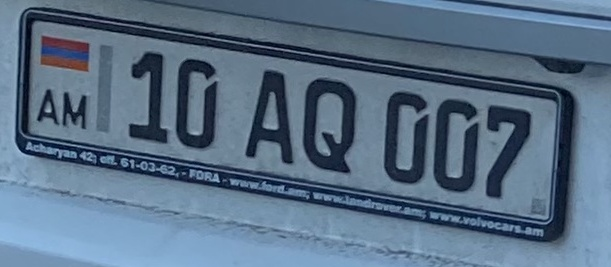
#> input picture Morphology/test.jpg, 611 x 267 px
$ python test_morphology.py
#> lines starting #> are read from the running program, lines starting #| are printed output that depends on the picture; after the words box and inside, x2 and y2 are one past the last pixel; in counts of white or black regions, pixels touching at a corner belong together
import numpy
import cv2

image = cv2.imread('test.jpg')
#> image is the input picture: shape (267, 611, 3); mean B, G, R 133.4, 111.2, 89

gray = cv2.cvtColor(image, cv2.COLOR_BGR2GRAY)
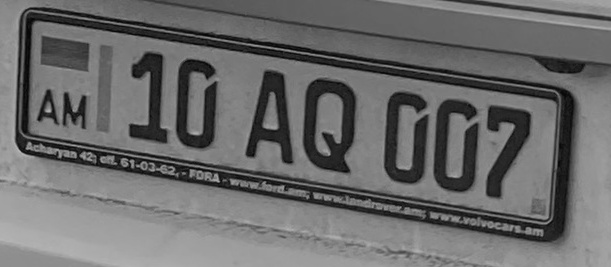
#> gray: shape (267, 611); min 4, max 184, mean 107.1
thresh = cv2.threshold(gray, 0, 255, cv2.THRESH_BINARY + cv2.THRESH_OTSU)[1]
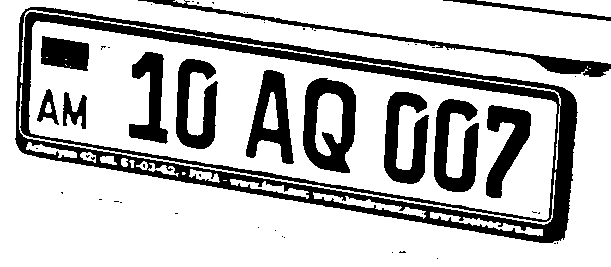
#> thresh: shape (267, 611); 75.2% white; 50 black regions (37 under 20 px), largest, box (x1, y1, x2, y2) and area: (15, 7, 578, 243) 19074, (303, 78, 356, 173) 2902, (138, 0, 611, 77) 2575

kernel = cv2.getStructuringElement(cv2.MORPH_RECT, (3, 3))
cleaned = cv2.morphologyEx(thresh, cv2.MORPH_CLOSE, kernel)
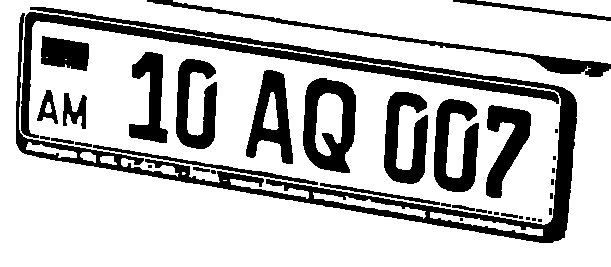
#> cleaned: shape (267, 611); 75.6% white; 39 black regions (14 under 20 px), largest, box (x1, y1, x2, y2) and area: (16, 7, 577, 243) 11438, (21, 12, 559, 138) 5317, (303, 78, 356, 173) 2897

cv2.imshow('Cleaned', cleaned)
cv2.waitKey(0)

cv2.imshow('Original', image)
cv2.waitKey(0)

cv2.destroyAllWindows()
